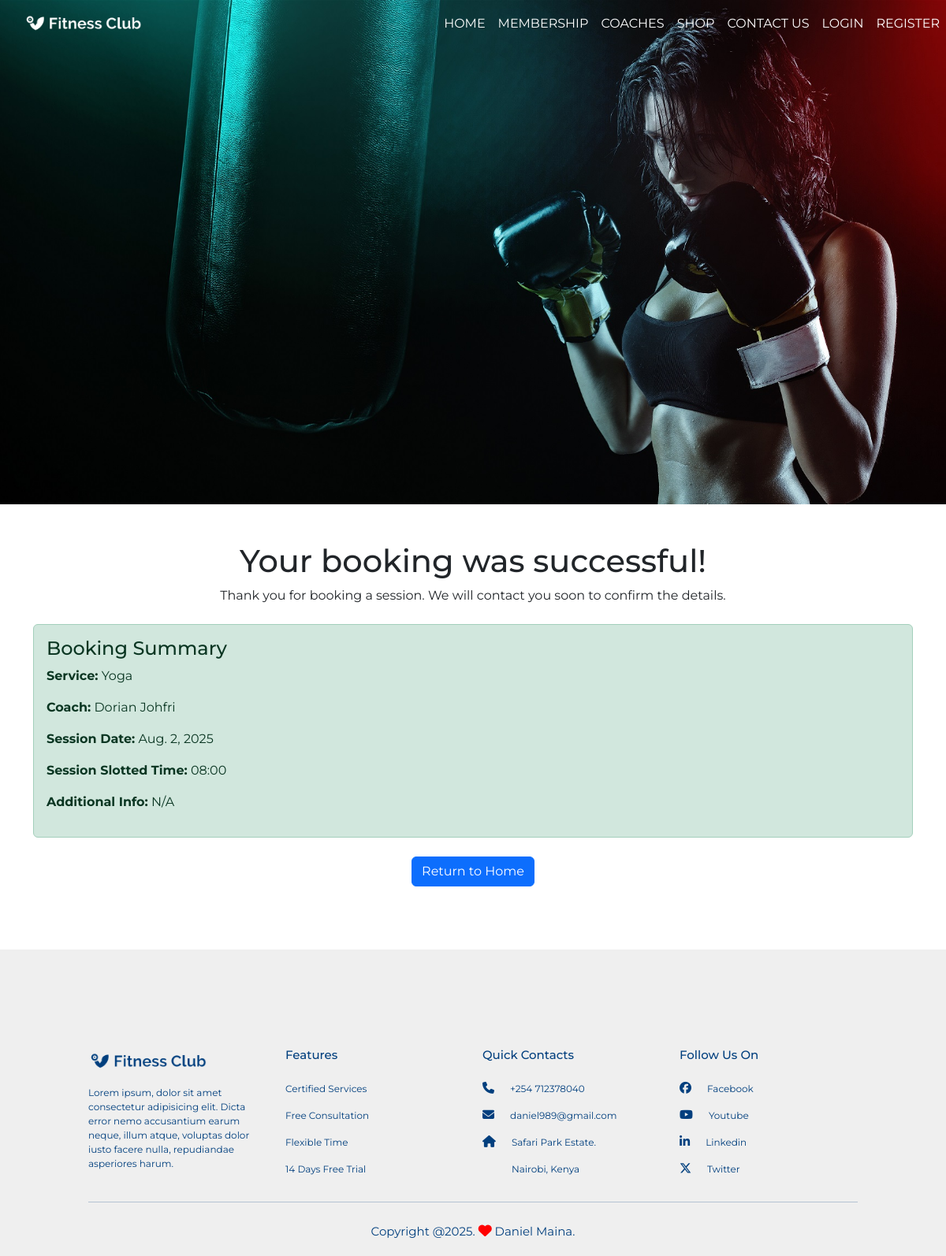
/coaches/booking-success/1/, run on an earlier commit of the app's database.
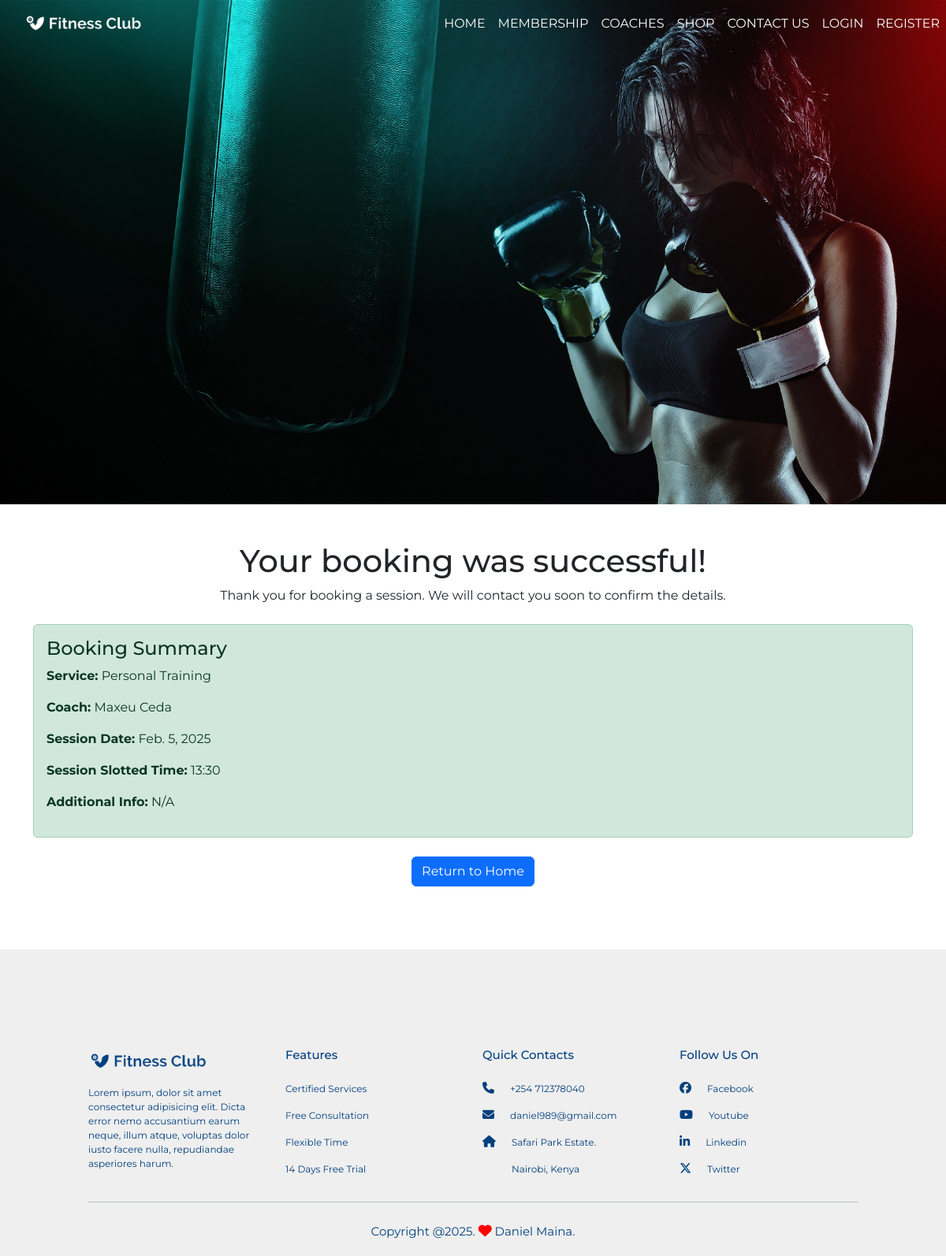
And on a later commit of the database.
### members/models.py (models this page shows, shortened)
class Booking(models.Model):
    TIME_SLOT_CHOICES = [
        ('08:00', '08:00'),
        ('10:00', '10:00'),
        ('13:30', '13:30'),
        ('16:00', '16:00'),
    ]
    STATUS_CHOICES = [
        ('active', 'Active'),
        ('canceled', 'Canceled'),
    ]
    service = models.ForeignKey(Service, on_delete=models.CASCADE)
    session_date = models.DateField()
    coach = models.ForeignKey(Coach, on_delete=models.SET_NULL, null=True, blank=True)
    user = models.ForeignKey(User, on_delete=models.CASCADE, null=True, blank=True)
    training_time = models.CharField(
        max_length=5,
        choices=TIME_SLOT_CHOICES,
        default='08:00'  # Default to 08:00 (or another preferred time)
    )
    created_at = models.DateTimeField(default=now, editable=False)
    status = models.CharField(max_length=20, choices=[('active', 'Active'), ('canceled', 'Canceled')], default='active')

### gym/models.py (models this page shows, shortened)
class Service(models.Model):
    YOGA = 'Yoga'
    CROSSFIT = 'CrossFit'
    PERSONAL_TRAINER = 'Personal Trainer'
    NUTRITIONIST = 'Nutritionist'
    SERVICE_CATEGORIES = [
        (YOGA, 'Yoga'),
        (CROSSFIT, 'CrossFit'),
        (PERSONAL_TRAINER, 'Personal Trainer'),
        (NUTRITIONIST, 'Nutritionist'),
    ]
    name = models.CharField(max_length=100)
    description = models.TextField()
    image = models.ImageField(upload_to='services/')
    price_per_session = models.DecimalField(max_digits=10, decimal_places=2, null=True, blank=True)
    is_active = models.BooleanField(default=True)
    created_at = models.DateTimeField(auto_now_add=True)
    updated_at = models.DateTimeField(auto_now=True)
    category = models.CharField(
        max_length=50,
        choices=SERVICE_CATEGORIES,
        default=YOGA,
    )

### coaches/models.py (models this page shows, shortened)
class Coach(models.Model):
    CATEGORY_CHOICES = [
        ('Personal Trainer', 'Personal Trainer'),
        ('Yoga Instructor', 'Yoga Instructor'),
        ('Nutritionist', 'Nutritionist'),
        ('Strength Coach', 'Strength Coach'),
    ]
    name = models.CharField(max_length=100)
    specialization = models.CharField(max_length=50, choices=CATEGORY_CHOICES)
    experience = models.PositiveIntegerField(help_text="Years of experience")
    email = models.EmailField()
    phone = models.CharField(max_length=15)
    photo = models.ImageField(upload_to='coaches_photos/', null=True, blank=True)
    workout_video = models.FileField(upload_to='coaches_videos/', null=True, blank=True)
    hourly_rate = models.DecimalField(max_digits=6, decimal_places=2, default=0.00)
    resume = models.FileField(upload_to='nutritionist_resumes/', null=True, blank=True, help_text="Required for Nutritionists")

### coaches/views.py (the view)
# urls.py: path('booking-success/<int:booking_id>/', views.BookingSuccessView.as_view(), name='booking_success'),
class BookingSuccessView(TemplateView):
    template_name = 'coaches/booking_success.html'
    def get_context_data(self, **kwargs):
        context = super().get_context_data(**kwargs)
        booking_id = self.kwargs.get('booking_id')  # Get booking_id from URL
        booking = get_object_or_404(Booking, id=booking_id)  # Fetch the booking
        context['booking'] = booking  # Pass the booking object to the template
        return context

### coaches/templates/coaches/booking_success.html (shortened to what this page needs)
{% extends 'base.html' %}
{% block main_content %}
<div class="container mt-5">
    <h1 class="text-center">Your booking was successful!</h1>
    <p class="text-center">Thank you for booking a session. We will contact you soon to confirm the details.</p>
    <div class="alert alert-success mt-4">
        <h4>Booking Summary</h4>
        <p><strong>Service:</strong> {{ booking.service.name }}</p>
        <p><strong>Coach:</strong> {{ booking.coach.name }}</p>
        <p><strong>Session Date:</strong> {{ booking.session_date }}</p>
        <p><strong>Session Slotted Time:</strong> {{ booking.training_time }}</p>
        <p><strong>Additional Info:</strong> {{ booking.additional_info|default:"N/A" }}</p>
    </div>
    <div class="text-center mt-4">
        <a href="{% url 'gym:index' %}" class="btn btn-primary">Return to Home</a>
    </div>
</div>
{% endblock %}

What changed in the data, as far as the page shows it:
changed Booking: service.name "Yoga" → "Personal Training"; coach.name "Dorian Johfri" → "Maxeu Ceda"; session_date "Aug. 2, 2025" → "Feb. 5, 2025"; training_time "08:00" → "13:30"
